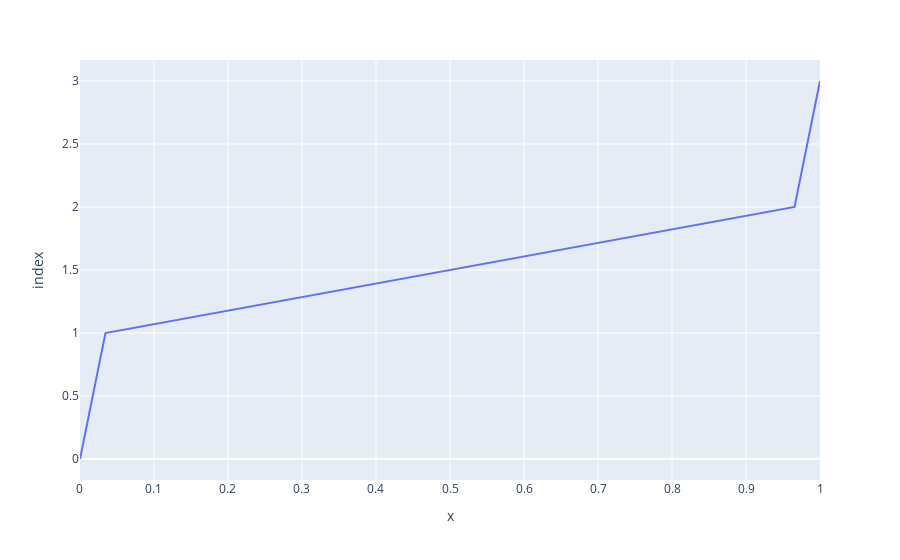

Notebook source saved alongside this figure:
### Code cell
import numpy as np

def sigmoid(x):
  return 1 / (1 + np.exp(-x))
    
sigmoid_lambda = lambda x: 1 / (1 + np.exp(-x))

x = np.linspace(-10, 10, 4)

y = sigmoid(x)

import plotly.express as px
px.line(x, y)

### Figure 1 — Plotly figure (JSON) as saved in the notebook; plotly's stock layout.template omitted (floating-point values rounded to 4 significant figures)
{"data": [{"hovertemplate": "x=%{x}<br>index=%{y}<extra></extra>", "legendgroup": "", "line": {"color": "#636efa", "dash": "solid"}, "marker": {"symbol": "circle"}, "mode": "lines", "name": "", "orientation": "h", "showlegend": false, "type": "scatter", "x": [4.54e-05, 0.03445, 0.9656, 1.0], "xaxis": "x", "y": [0, 1, 2, 3], "yaxis": "y"}], "layout": {"autosize": true, "legend": {"tracegroupgap": 0}, "margin": {"t": 60}, "xaxis": {"anchor": "y", "autorange": true, "domain": [0, 1], "range": [4.54e-05, 1.0], "title": {"text": "x"}, "type": "linear"}, "yaxis": {"anchor": "x", "autorange": true, "domain": [0, 1], "range": [-0.1667, 3.167], "title": {"text": "index"}, "type": "linear"}}}
